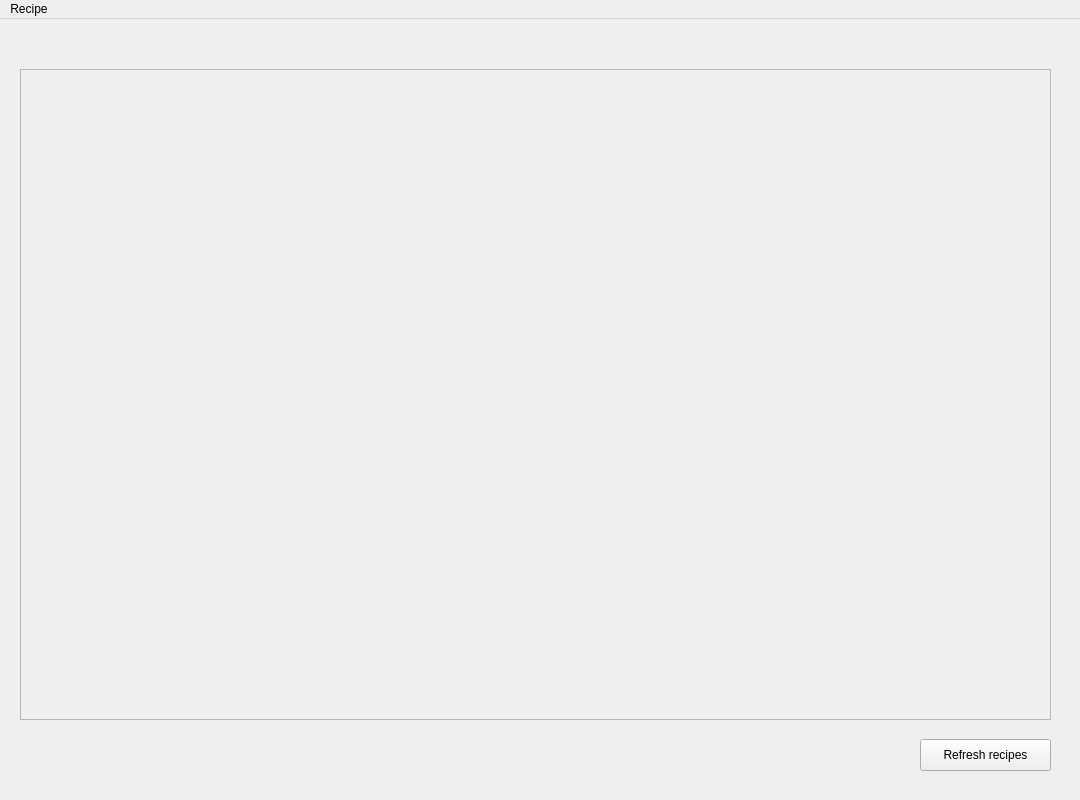
<?xml version="1.0" encoding="UTF-8"?>
<ui version="4.0">
 <class>MainWindow</class>
 <widget class="QMainWindow" name="MainWindow">
  <property name="geometry">
   <rect>
    <x>0</x>
    <y>0</y>
    <width>1080</width>
    <height>800</height>
   </rect>
  </property>
  <property name="windowTitle">
   <string>Cooking App</string>
  </property>
  <widget class="QWidget" name="centralwidget">
   <widget class="QFrame" name="frame">
    <property name="geometry">
     <rect>
      <x>20</x>
      <y>50</y>
      <width>1031</width>
      <height>651</height>
     </rect>
    </property>
    <property name="frameShape">
     <enum>QFrame::StyledPanel</enum>
    </property>
    <property name="frameShadow">
     <enum>QFrame::Raised</enum>
    </property>
   </widget>
   <widget class="QPushButton" name="refreshButton">
    <property name="geometry">
     <rect>
      <x>920</x>
      <y>720</y>
      <width>131</width>
      <height>32</height>
     </rect>
    </property>
    <property name="autoFillBackground">
     <bool>false</bool>
    </property>
    <property name="text">
     <string>Refresh recipes</string>
    </property>
   </widget>
  </widget>
  <widget class="QMenuBar" name="menuBar">
   <property name="geometry">
    <rect>
     <x>0</x>
     <y>0</y>
     <width>1080</width>
     <height>42</height>
    </rect>
   </property>
   <widget class="QMenu" name="menuRecipe">
    <property name="title">
     <string>Recipe</string>
    </property>
    <addaction name="actionSearch"/>
    <addaction name="actionExplore"/>
    <addaction name="separator"/>
    <addaction name="actionFavourite"/>
   </widget>
   <addaction name="menuRecipe"/>
  </widget>
  <action name="actionSearch">
   <property name="text">
    <string>Search</string>
   </property>
  </action>
  <action name="actionExplore">
   <property name="text">
    <string>Explore</string>
   </property>
  </action>
  <action name="actionFavourite">
   <property name="text">
    <string>Favourite</string>
   </property>
  </action>
 </widget>
 <resources>
  <include location="../../resources.qrc"/>
 </resources>
 <connections/>
</ui>
